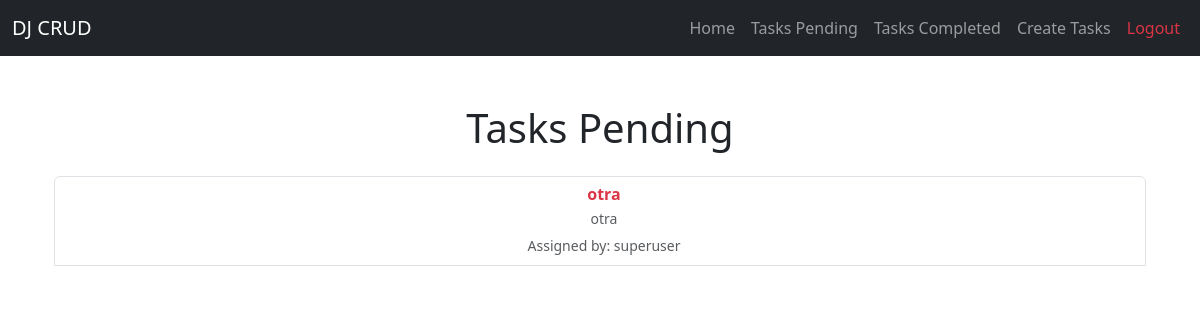
The app's page /tasks/ (signed in), older data.
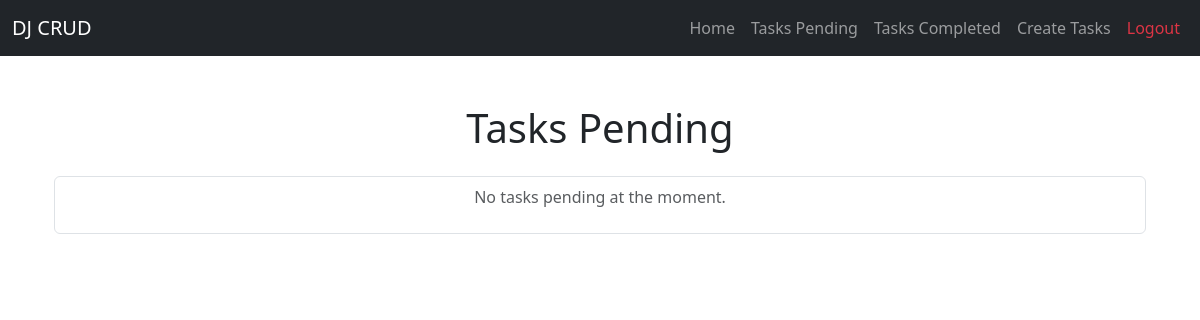
The same page, newer data.
### tasks/models.py (models this page shows, shortened)
class Task(models.Model):
    title = models.CharField(max_length=100)
    description = models.TextField(blank=True)
    created = models.DateTimeField(auto_now_add=True)
    datecompleted = models.DateTimeField(null=True, blank=True)
    important = models.BooleanField(default=False)
    user = models.ForeignKey(User, on_delete=models.CASCADE)

### tasks/views.py (the view)
# urls.py: path('tasks/', views.tasks, name='tasks'),
@login_required
def tasks(request):
    tasks = Task.objects.filter(user=request.user, datecompleted__isnull=True)
    return render(request, 'tasks.html', {'tasks': tasks})

### tasks/templates/tasks.html (shortened to what this page needs)
{% extends 'base.html' %}
{% block content %}
<main class="container mt-5">
    <h1 class="text-center mb-4">Tasks Pending</h1>
    <ul class="list-group">
        {% for task in tasks %}
        <li class="list-group-item mb-4 text-center">
            <div class="ms-2 me-auto">
                <a href="{% url 'task_detail' task.id %}" class="text-decoration-none text-dark">
                    {% if task.important %}
                    <h6 class="fw-bold text-danger mb-1">{{ task.title }}</h6>
                    {% else %}
                    <h6 class="fw-normal mb-1">{{ task.title }}</h6>
                    {% endif %}
                <p class="mb-1 text-muted small">{{ task.description }}</p>
                <p class="mb-0 text-muted"><small>Assigned by: {{ task.user.username }}</small></p>
            </div>
        </li>
        {% empty %}
        <li class="list-group-item text-center">
            <p class="text-muted">No tasks pending at the moment.</p>
        </li>
        {% endfor %}
    </ul>
</main>
{% endblock %}

Row changes from the older to the newer data that the page shows:
removed Task: title "otra", description "otra", user.username "superuser"
Text that changed along with them:
text now shown: "No tasks pending at the moment."
